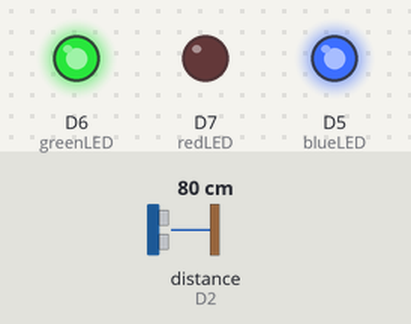
This sketch was run on a simulated ESP8266 (NodeMCU). Shown: output pins drawn as LEDs (lit = HIGH). Wiring (inferred from the names in the program): ultrasonic range finder: trigger D1; echo D2. The test bench sets the inputs (shaded band); at power-on: distance to the obstacle (sensor on D2) 80 cm. The echo pulse lasts 58.3 µs per cm; WiFi joins after 1.5 s; servers stay silent unless stated; pins used as bus, display or sensor lines are not drawn; what the sketch prints to the serial monitor is not drawn.

Above: at 2.7 s.
2.8 s: distance to the obstacle (sensor on D2) set to 10 cm
8.8 s: distance to the obstacle (sensor on D2) set to 7 cm
At 12.5 s:
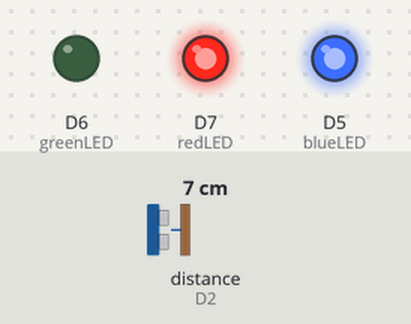
14.8 s: distance to the obstacle (sensor on D2) set to 9 cm
At 17.6 s:
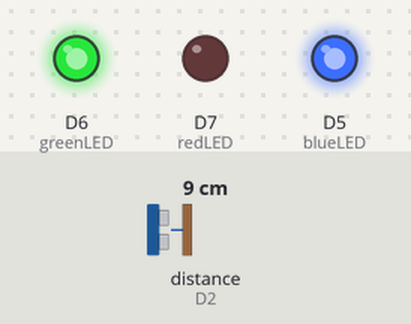
20.8 s: distance to the obstacle (sensor on D2) set to 2 cm
At 22.6 s:
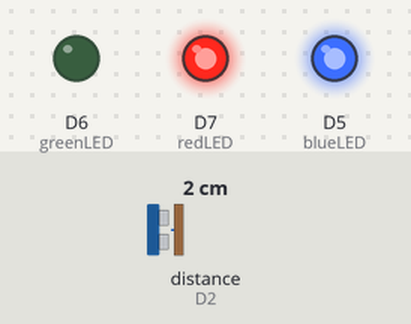
Timing chart, 0 to 24.1 s (numbered marks = the images above; inputs shaded):
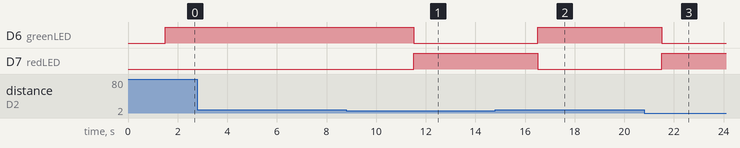

The sketch:

NodeMCU.ino
```cpp
// Smart Bin Code - NodeMCU with Ultrasonic Sensor and LEDs

#include <ESP8266WiFi.h>
#include <ESP8266HTTPClient.h>

// WiFi Credentials
const char* ssid = "YOUR_WIFI_SSID";
const char* password = "YOUR_WIFI_PASSWORD";

// Server URL
const char* serverUrl = "http://YOUR_SERVER_IP:8000/api/bin/update/";

// Bin ID
String binId = "BIN001";

// Pins
const int trigPin = D1;
const int echoPin = D2;
const int blueLED = D5;   // WiFi indicator
const int greenLED = D6;  // Normal status
const int redLED = D7;    // Bin full

// Variables
long duration;
int distance;
int binHeight = 30;  // cm
int currentLevel = 0;
unsigned long lastUpdate = 0;
const long updateInterval = 60000;  // 1 minute

void setup() {
  Serial.begin(115200);

  pinMode(trigPin, OUTPUT);
  pinMode(echoPin, INPUT);
  pinMode(blueLED, OUTPUT);
  pinMode(greenLED, OUTPUT);
  pinMode(redLED, OUTPUT);

  // Connect to WiFi
  WiFi.begin(ssid, password);
  Serial.print("Connecting to WiFi");

  while (WiFi.status() != WL_CONNECTED) {
    delay(500);
    Serial.print(".");
  }

  Serial.println("\nWiFi Connected!");
  Serial.println(WiFi.localIP());

  digitalWrite(blueLED, HIGH);  // WiFi connected
  digitalWrite(greenLED, HIGH); // Normal status
}

void loop() {
  // Check WiFi connection
  if (WiFi.status() == WL_CONNECTED) {
    digitalWrite(blueLED, HIGH);
  } else {
    digitalWrite(blueLED, LOW);
  }

  // Measure distance
  digitalWrite(trigPin, LOW);
  delayMicroseconds(2);
  digitalWrite(trigPin, HIGH);
  delayMicroseconds(10);
  digitalWrite(trigPin, LOW);

  duration = pulseIn(echoPin, HIGH);
  distance = duration * 0.034 / 2;

  // Calculate fill level percentage
  if (distance < binHeight) {
    currentLevel = map(distance, binHeight, 0, 0, 100);
    currentLevel = constrain(currentLevel, 0, 100);
  } else {
    currentLevel = 0;
  }

  Serial.print("Distance: ");
  Serial.print(distance);
  Serial.print(" cm | Level: ");
  Serial.print(currentLevel);
  Serial.println("%");

  // Update LED status
  if (currentLevel >= 75) {
    digitalWrite(greenLED, LOW);
    digitalWrite(redLED, HIGH);
  } else {
    digitalWrite(greenLED, HIGH);
    digitalWrite(redLED, LOW);
  }

  // Send data to server every minute
  if (millis() - lastUpdate >= updateInterval) {
    sendDataToServer();
    lastUpdate = millis();
  }

  delay(5000);  // Check every 5 seconds
}

void sendDataToServer() {
  if (WiFi.status() == WL_CONNECTED) {
    HTTPClient http;
    WiFiClient client;

    http.begin(client, serverUrl);
    http.addHeader("Content-Type", "application/json");

    String jsonData = "{\"bin_id\":\"" + binId + "\",\"level\":" + String(currentLevel) + "}";

    int httpCode = http.POST(jsonData);

    if (httpCode > 0) {
      String response = http.getString();
      Serial.println("Server Response: " + response);
    } else {
      Serial.println("Error sending data");
    }

    http.end();
  }
}
```

Measured:
- the behaviour switches between 9 and 8 cm on distance to the obstacle (sensor on D2) (found by bisection; images 0 and 1)
- after the input at 2.8 s, every drawn part: stays the same
- after the input at 8.8 s, D6 (greenLED): HIGH → LOW after 2.7 s; D7 (redLED): LOW → HIGH after 2.7 s
- after the input at 14.8 s, D6 (greenLED): LOW → HIGH after 1.7 s; D7 (redLED): HIGH → LOW after 1.7 s
- after the input at 20.8 s, D6 (greenLED): HIGH → LOW after 0.71 s; D7 (redLED): LOW → HIGH after 0.71 s
